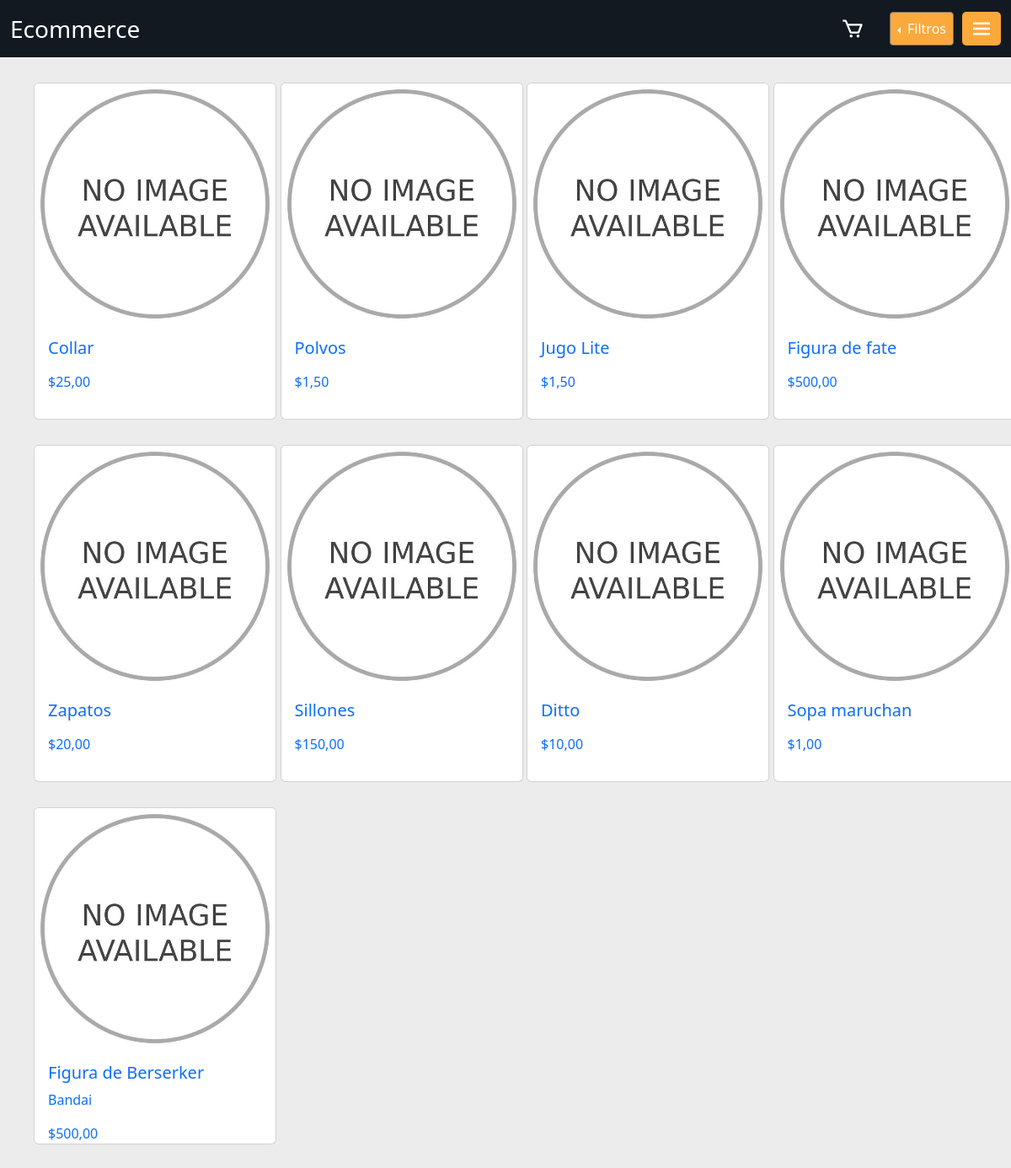
The app's page /recent-products with its own data.
### apps/main/models.py (models this page shows, shortened)
class Products(models.Model):
    TAXES = (
        ("Include", "Include"),
        ("Not included", "Not included")
    )
    def image_upload_to(self, instance):
        if instance:
            return os.path.join("Products_Images", slugify(self.series.slug), slugify(self.product_slug), instance)
        return None
    name = models.CharField(max_length=200, blank=False, unique=False)
    image = models.ImageField(
        default="./Default/noproduct.jpg", upload_to=image_upload_to, max_length=255)
    series = models.ForeignKey(Categories, default="", blank=False,
                               help_text="Select the categorie of the product", on_delete=models.SET_DEFAULT)
    taxes = models.CharField(max_length=100, default="",
                             choices=TAXES, blank=False)
    brand = models.CharField(max_length=200, default="",
                             blank=True, help_text="Enter store brand")
    price = models.FloatField(blank=False, null=False)
    stock = models.IntegerField(blank=False, null=False)
    description = models.TextField(max_length=700, default="", blank=False)
    product_slug = models.SlugField(blank=False, unique=True, null=False)
    published = models.DateTimeField(default=timezone.now)
    def slug(self):
        return self.series.slug + "/" + self.product_slug
    class Meta:
        verbose_name_plural = "Products"
        db_table = "Products"
        ordering = ("-id",)

### apps/main/views.py (the view, shortened to what this page needs)
def view_all_recent_product(request):
    cate = Categories.objects.all().order_by("name")
    date_now = timezone.now() - timedelta(days=30)
    recent_add_product = Products.objects.filter(published__gte=date_now)
    form = ProductFilterForm(request.GET)
    return render(request, "view-all-recent-product.html", {
        "form": form,
        "categories": cate,
        "recents": recent_add_product
    })

### apps/main/templates/view-all-recent-product.html (shortened to what this page needs)
{% extends 'layouts/base.html' %}
{% block content %}
<main class="main-all-recent-product">
    <section class="section-1-recent-product">
        {% for recent in recents %}
        <a href="/{{recent.slug}}">
            <div class="card">
                <img src="{{recent.image.url}}" class="card-img-top" alt="{{recent.name}}">
                <div class="card-body">
                    <h5 class="card-title">{{recent.name}}</h5>
                    <p class="card-text">{{recent.brand}}</p>
                    <p class="card-price">${{recent.price|floatformat:2}}</p>
                </div>
            </div>
        </a>
        {% endfor %}
    </section>
</main>
{% endblock %}

### apps/main/templates/layouts/base.html (shortened to what this page needs)
<!DOCTYPE html>
<html lang="en">
    <head>
        {% load static %}
        <link rel="stylesheet" href="https://cdn.jsdelivr.net/npm/bootstrap@5.2.3/dist/css/bootstrap.min.css
        ">
        <link rel="stylesheet" href="https://cdn.jsdelivr.net/npm/bootstrap@5.2.3/dist/js/bootstrap.bundle.min.js
        ">
        <link rel="stylesheet" href="{% static 'css/base.css' %}" type="text/css">
        <link rel="stylesheet" href="{% static 'css/view-all-recent-product.css' %}" type="text/css">
        <link rel="stylesheet" href="{% static 'css/view-all-product.css' %}" type="text/css">
    </head>
    <body>
        <header class="header">
            <nav class="navbar navbar-dark">
                <div class="container-fluid ms-auto">
                    <a class="navbar-brand header-logo" href="{% url 'base' %}">Ecommerce</a>
                    <div class="content-menu">
                        <a href="" class="header-cart"><img src="../../static/icons/cart.svg" alt="Cart"></a>
                        <div class="btn-group dropstart">
                            <button type="button" class="btn btn-secondary dropdown-toggle" data-bs-toggle="dropdown"
                                aria-expanded="false">
                                Filtros
                            </button>
                        </div>
                        <button class=" button-menu" type="button" data-bs-toggle="offcanvas"
                            data-bs-target="#offcanvasRight" aria-controls="offcanvasRight">
                            <img src="../../static/icons/menu.svg" alt="Menu">
                        </button>
                    </div>
                </div>
            </nav>
        </header>
        {% block content %}{% endblock %}
    </body>
</html>

### apps/main/static/css/base.css (style rules this page uses)
* { margin: 0; padding: 0; box-sizing: border-box; }
body { background-color: rgb(237, 236, 236); }
main { max-width: 1800px; margin: 0 auto; min-height: 100vh; }
.header { width: 100%; background-color: rgb(18, 25, 32); user-select: none; position: sticky; top: 0; z-index: 1000000000; }
.header-logo { font-size: 1.75rem; }
.navbar { max-width: 1800px; margin: 0 auto; background-color: rgb(18, 25, 32); }
.content-menu { display: flex; gap: 10px; align-items: center; }
.header-cart { margin-right: 20px; }
.dropdown-toggle { background-color: rgb(252, 169, 60); text-decoration: none; padding: 7px 8px; color: white; border-radius: 4px; }
.button-menu { background-color: rgb(252, 169, 60); padding: 5px 8px; border: none; border-radius: 5px; }

### apps/main/static/css/view-all-recent-product.css (style rules this page uses)
.main-all-recent-product { padding: 30px 40px; }
.section-1-recent-product { display: grid; grid-template-columns: repeat(auto-fill, minmax(15rem, 1fr)); gap: 30px 50px; }
.section-1-recent-product>a { text-decoration: none; }
.section-1-recent-product>a>div { width: 18rem; height: 400px; }

### records on screen
Products: image (picture), name "Collar", price "25,00"
Products: image (picture), name "Polvos", price "1,50"
Products: image (picture), name "Jugo Lite", price "1,50"
Products: image (picture), name "Figura de fate", price "500,00"
Products: image (picture), name "Zapatos", price "20,00"
Products: image (picture), name "Sillones", price "150,00"
Products: image (picture), name "Ditto", price "10,00"
Products: image (picture), name "Sopa maruchan", price "1,00"
Products: image (picture), name "Figura de Berserker", brand "Bandai", price "500,00"
